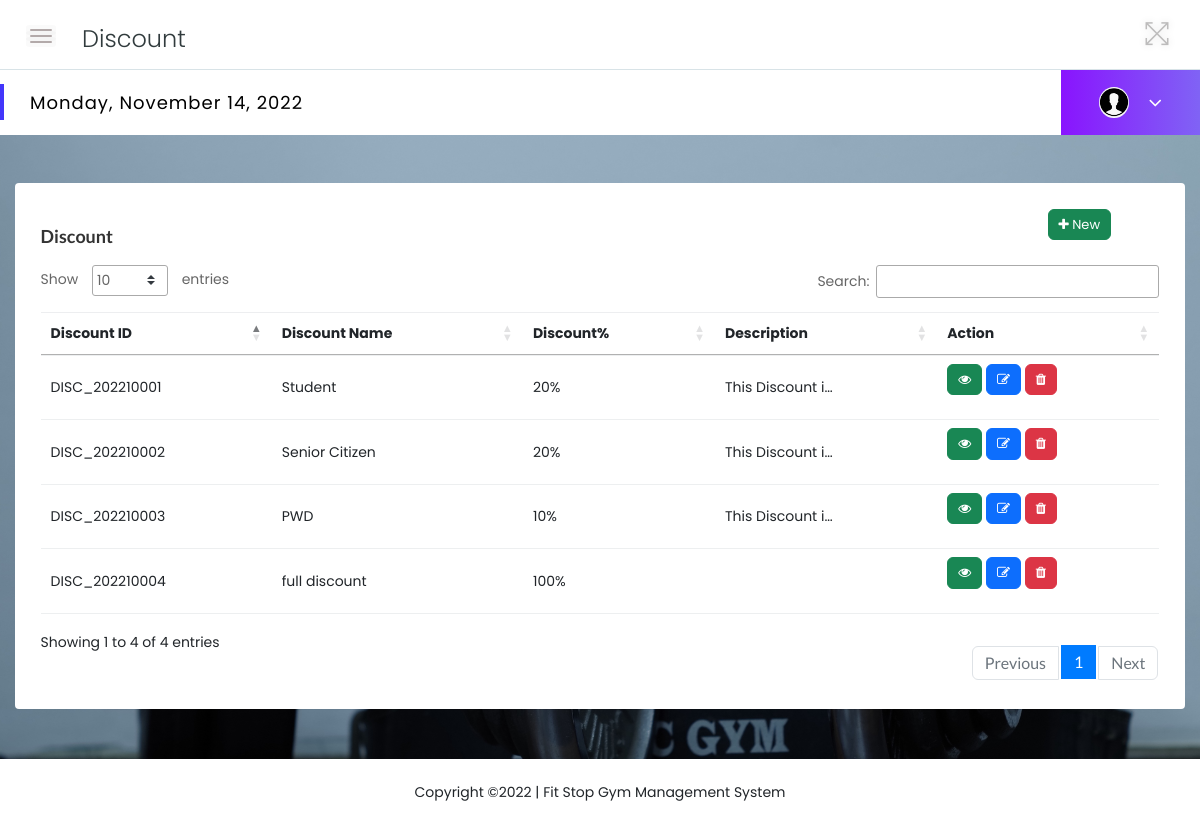
Page /module/discount.php on the committed database.
### tables this page shows
CREATE TABLE `tbl_discount` (
  `discount_id` varchar(50) NOT NULL,
  `discount_name` varchar(50) NOT NULL,
  `discount` double NOT NULL,
  `discount_description` varchar(2042) NOT NULL
);

### module/discount.php (the view, shortened to what this page needs)
<!doctype html>
<html class="no-js" lang="en">
<head>
    <link rel="stylesheet" href="../assets/css/bootstrap.min.css">
    <link rel="stylesheet" href="../assets/css/font-awesome.min.css">
    <link rel="stylesheet" href="../assets/css/themify-icons.css">
    <link rel="stylesheet" href="../assets/css/metisMenu.css">
    <link rel="stylesheet" href="../assets/css/owl.carousel.min.css">
    <link rel="stylesheet" href="../assets/css/slicknav.min.css">
    <link rel="stylesheet" href="https://www.amcharts.com/lib/3/plugins/export/export.css" type="text/css"
        media="all" />
    <link rel="stylesheet" type="text/css" href="https://cdn.datatables.net/1.10.19/css/jquery.dataTables.css">
    <link rel="stylesheet" type="text/css" href="https://cdn.datatables.net/1.10.18/css/dataTables.bootstrap4.min.css">
    <link rel="stylesheet" href="https://cdn.datatables.net/1.12.1/css/dataTables.bootstrap5.min.css">
    <link rel="stylesheet" type="text/css"
        href="https://cdn.datatables.net/responsive/2.2.3/css/responsive.bootstrap.min.css">
    <link rel="stylesheet" type="text/css"
        href="https://cdn.datatables.net/responsive/2.2.3/css/responsive.jqueryui.min.css">
    <link href="https://cdn.jsdelivr.net/npm/bootstrap@5.2.1/dist/css/bootstrap.min.css" rel="stylesheet">
    <link rel="stylesheet" href="../assets/css/typography.css">
    <link rel="stylesheet" href="../assets/css/default-css.css">
    <link rel="stylesheet" href="../assets/css/styles.css">
    <link rel="stylesheet" href="../assets/css/responsive.css">
    <link rel="stylesheet" href="../assets/css/hide-show.css">
    <link rel="stylesheet" href="../assets/css/deleteModal.css">
    <link rel="stylesheet" href="../assets/css/note.css">
    <link rel="stylesheet" href="https://maxcdn.bootstrapcdn.com/font-awesome/4.7.0/css/font-awesome.min.css">
</head>
<body>
    <div class="page-container">
        <div class="main-content"
            style="background-image: url(../assets/images/img/4.jpg); height: 100%; background-position: center; background-repeat: no-repeat; background-size: cover;">
            <div class="header-area">
                <div class="row align-items-center">
                    <div class="col-md-6 col-sm-8 clearfix">
                        <div class="nav-btn pull-left">
                            <span></span>
                            <span></span>
                            <span></span>
                        </div>
                        <div class="breadcrumbs-area clearfix" style="margin-top:  10px;">
                            <h4 class="page-title pull-left">Discount </h4>
                        </div>
                    </div>
                    <div class="col-md-6 col-sm-4 clearfix">
                        <ul class="notification-area pull-right">
                            <li id="full-view"><i class="ti-fullscreen"></i></li>
                        </ul>
                    </div>
                </div>
            </div>
            <?php
        include '../includes/theme/navbar.php';
        ?>
            <div class="main-content-inner"
                style="background-image: url(../assets/images/img/4.jpg); height: 200%; background-position: fixed; background-repeat: no-repeat; background-size: cover;">
                <div class="row">
                    <div class="col-12 mt-5">
                        <div class="card">
                            <div class="card-body"><button type="button" class="btn btn-success btn-xs mb-3"
                                    data-toggle="modal" data-target="#add" style="margin-left: 90%;"><i
                                        class="fa fa-plus"></i> New</button>
                                <h4 class="header-title" style="margin-top: -30px;">Discount </h4>
                                <?php
                                    $pdo = New PDO ('mysql:host=localhost;port=3306;dbname=fitstop_db', 'root', '' );
                                    $pdo->setAttribute (PDO::ATTR_ERRMODE, PDO::ERRMODE_EXCEPTION);
                                        $statement = $pdo->prepare('SELECT * FROM tbl_discount');
                                        $statement->execute();
                                        $discountclasses = $statement->fetchAll(PDO::FETCH_ASSOC);
                                    ?>
                                <div class="data-tables datatable-" style=" white-space: nowrap;">
                                    <table id="example" style="width:100%">
                                        <thead class="text-capitalize">
                                            <tr>
                                                <th>Discount ID</th>
                                                <th>Discount Name</th>
                                                <th>Discount%</th>
                                                <th>Description</th>
                                                <th>Action</th>
                                            </tr>
                                        </thead>
                                        <tbody>
                                            <?php foreach($discountclasses as $i => $discountclass): ?>
                                            <tr>
                                                <td><?php echo $discountclass['discount_id'];?></td>
                                                <td><?php echo $discountclass['discount_name'];?></td>
                                                <td><?php echo $discountclass['discount'];?>%</td>
                                                <td>
                                                    <div class="readmore less" id="desc">
                                                        <?php echo $discountclass['discount_description'];?>
                                                    </div>
                                                </td>
                                                <td>
                                                    <button type="button" class="btn btn-success btn-xs mb-3"
                                                        data-toggle="modal" data-toggle="tooltip" data-placement="top"
                                                        title="View"
                                                        data-target="#view-<?php echo $discountclass['discount_id'];?>"><i
                                                            class="fa fa-eye"> </i> </button>
                                                    <button type="button" class="btn btn-primary btn-xs mb-3"
                                                        data-toggle="modal" data-toggle="tooltip" data-placement="top"
                                                        title="Edit"
                                                        data-target="#edit-<?php echo $discountclass['discount_id'];?>"><i
                                                            class="fa fa-edit"> </i> </button>
                                                    <button type="button" class="btn btn-danger btn-xs mb-3"
                                                        data-toggle="modal" data-toggle="tooltip" data-placement="top"
                                                        title="Delete"
                                                        data-target="#delete-<?php echo $discountclass['discount_id'];?>"><i
                                                            class="fa fa-trash"> </i> </button>
                                                </td>
                                            </tr>
                                                        <?php endforeach; ?>
                                        </tbody>
                                    </table>
                                </div>
                            </div>
                        </div>
                    </div>
                </div>
            </div>
            <?php
       include '../includes/theme/footer.php'
       ?>
        </div>
    </div>
</body>
</html>

### includes/theme/navbar.php (shortened to what this page needs)
<link rel="stylesheet" href="../time/realtime.css">
<div class="page-title-area">
    <div class="row align-items-center">
        <div class="col-sm-6">
            <div class="clock"></div>
        </div>
        <div class="col-sm-6 clearfix">
            <div class="user-profile pull-right" class="dropdown-menu">
                <img class="img-profile rounded-circle" src="../assets/images/author/Admin.png"
                    class="user-name dropdown-toggle" data-toggle="dropdown" width="30" style="margin-right: 10px;">
                <h4 class="user-name dropdown-toggle" data-toggle="dropdown"> <?= $_SESSION['username']; ?> <i
                        class="fa fa-angle-down"></i></h4>
            </div>
        </div>
    </div>
</div>

### includes/theme/footer.php
<footer>
           <div class="footer-area">
           Copyright &copy;<script>document.write(new Date().getFullYear());</script> | Fit Stop Gym Management System</a>
           </div>
       </footer>

### assets/css/styles.css (style rules this page uses)
.page-container { width: 100%; height: 100%; min-height: 100vh; padding-left: 280px; -webkit-transition: padding-left 0.3s ease 0s; transition: padding-left 0.3s ease 0s; }
.sbar_collapsed.page-container { padding-left: 0; }
.card { border: none; border-radius: 4px; background-color: #fff; -webkit-transition: all 0.3s ease 0s; transition: all 0.3s ease 0s; }
.card-body { padding: 25.6px; padding: 1.6rem; }
.main-content { width: 100%; background: #F3F8FB; }
.main-content-inner { padding: 0 30px 50px; }
.header-area { padding: 15px 30px; background: #fff; border-bottom: 1px solid #d8e3e7; }
.nav-btn { margin: 10px 30px 0 0; cursor: pointer; }
.nav-btn span { display: block; width: 22px; height: 2px; background: #b3aaaa; margin: 4px 0; border-radius: 15px; -webkit-transition: all 0.3s ease 0s; transition: all 0.3s ease 0s; box-shadow: 0 0 0 4px rgba(99, 96, 96, 0.03); }
.nav-btn span:nth-child(2) { opacity: 0; }
.nav-btn span:first-child { -webkit-transform: rotate(45deg)translate(5px, 5px); transform: rotate(45deg)translate(5px, 5px); }
.nav-btn span:last-child { -webkit-transform: rotate(-45deg)translate(3px, -3px); transform: rotate(-45deg)translate(3px, -3px); }
.sbar_collapsed .nav-btn span { transform: none; opacity: 1; }
.notification-area { -webkit-user-select: none; -moz-user-select: none; -ms-user-select: none; user-select: none; position: relative; z-index: 1; }
.notification-area li { display: inline-block; margin-left: 20px; cursor: pointer; -webkit-user-select: none; -moz-user-select: none; -ms-user-select: none; user-select: none; }
.notification-area li>i { font-size: 26px; color: #bdbcbc; vertical-align: middle; text-shadow: 0 0 8px rgba(0, 0, 0, 0.12); -webkit-transition: color 0.3s ease 0s; transition: color 0.3s ease 0s; }
.notification-area li#full-view { display: inline-block; }
.page-title-area { padding: 0 30px; background: #fff; position: relative; }
.page-title-area:before { content: ''; position: absolute; left: 0; top: 50%; width: 4px; height: 36px; background: var(--primary-color); -webkit-transform: translateY(-50%); transform: translateY(-50%); }
.page-title { font-size: 24px; font-weight: 300; color: #313b3d; letter-spacing: 0; margin-right: 30px; }
.user-profile { margin-right: -30px; display: -webkit-box; display: -ms-flexbox; display: flex; -webkit-box-align: center; -ms-flex-align: center; align-items: center; -ms-flex-wrap: wrap; flex-wrap: wrap; background: -webkit-linear-gradient(left, #8914fe 0%, #8063f5 100%); background: linear-gradient(to right, #8914fe 0%, #8063f5 100%); padding: 17px 38px; position: relative; }
.user-name { font-size: 17px; font-weight: 500; color: #fff; letter-spacing: 0; cursor: pointer; -webkit-user-select: none; -moz-user-select: none; -ms-user-select: none; user-select: none; }
.user-name i { margin-left: 10px; font-size: 21px; vertical-align: middle; position: relative; }
.notification-area .dropdown-toggle, .user-name.dropdown-toggle { position: relative; }
.notification-area .dropdown-toggle:after, .user-name.dropdown-toggle:after { display: none; }
.header-title { font-family: 'Lato', sans-serif; font-size: 18px; font-weight: 600; letter-spacing: 0; color: #333; text-transform: capitalize; margin-bottom: 17px; }
.footer-area { text-align: center; padding: 23px 0 19px; background: #fff; }
.btn { padding: 11px 17px; font-size: 13px; letter-spacing: 0; }
.btn-xs { padding: 5px 10px; }
table tr th { border-bottom: none; }
table tr th, table tr td { border-top: 1px solid rgba(120, 130, 140, 0.13) !important; }
table.dataTable.no-footer { border-bottom: 1px solid rgba(120, 130, 140, 0.13) !important; }
table.dataTable thead th, table.dataTable thead td { border-bottom-color: transparent; }

### assets/css/hide-show.css (style rules this page uses)
.readmore { width: 110px; }
.readmore.less { white-space: nowrap; text-overflow: ellipsis; overflow: hidden; }

### assets/css/deleteModal.css (style rules this page uses)
body { font-family: 'Varela Round', sans-serif; }

### time/realtime.css (style rules this page uses)
* { margin: 0; padding: 0; box-sizing: border-box; font-family: 'Poppins', sans-serif; }
.clock , .date { color: rgb(1, 1, 1); font-size: 18px; letter-spacing: 1px; justify-content: center; align-items: center; }

### rows in the picture
tbl_discount: discount_id "DISC_202210001", discount_name "Student", discount "20", discount_description "This Discount i…"
tbl_discount: discount_id "DISC_202210002", discount_name "Senior Citizen", discount "20", discount_description "This Discount i…"
tbl_discount: discount_id "DISC_202210003", discount_name "PWD", discount "10", discount_description "This Discount i…"
tbl_discount: discount_id "DISC_202210004", discount_name "full discount", discount "100"
